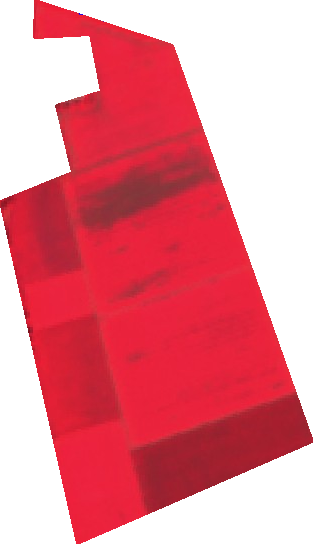
#> input picture pixel_analysis/infra.png, 313 x 544 px, found by its file name
$ python clustering.py
#> lines starting #> are read from the running program, lines starting #| are printed output that depends on the picture
import os
import cv2
import numpy as np
from sklearn.cluster import KMeans
import matplotlib.pyplot as plt


class Clustering():

    # Output data -> results
    percent = []
    centers = []

    " Initial instance variables & methods "

    def __init__(self, path,clusters):
#> called with clusters = 4
        self.path = path
        self.clusters =  self.__cluster_input_correction(clusters) + 1 # clusters: relevant clusters, + 1: background
        self.back = (254,254,254)
        self.image = cv2.imread(self.path)
#> self.image is the input picture: shape (544, 313, 3); mean B, G, R 143.7, 131.6, 231.7
        self.image = cv2.cvtColor(self.image, cv2.COLOR_BGR2RGB)
        self.image = self.image.reshape((self.image.shape[0] * self.image.shape[1], 3))

        # Calling Clustering method
        self.clustering()


    " Correction & Validation methods here ... "

    def __cluster_input_correction(self,clusters):
        " Handle negative & zero inputs: correction to 1 "
        if clusters < 1:
            return 1
        return clusters


    " K-MEANS CLUSTERING "

    def __distance(self, pix,color):
        " Euclidean distance - detect background pixels - not only the exact color "
        lim, res, channel = 5, 0, 3
        for i in range(channel):
            res = res + (color[i]-pix[i])**2
        if res**(1/2) <= lim:
            return True
        return False


    def __center_find(self, ndarr,bcolor):
        " Find the center in the 'bcolor' domain "
#> called with ndarr = array of shape (5, 3), bcolor = (254, 254, 254)
        ndarr = np.rint(ndarr)
        for i in range(len(ndarr)):
            if self.__distance(ndarr[i],bcolor):
                return i
        return None


    def __get_cldatas(self, color,centers,clt_labels):
        " Delete background color from the centers and the labels belong to "
        if color is not None:
            centers = np.delete(centers,color,0)
            labels = np.delete(clt_labels,np.where(clt_labels == color))
        else:
            labels = clt_labels
        return (centers, list(labels))


    def clustering(self):
        " Info: cluster centers == array indexes: e.g. cluster_centers_[0] -> 0 "
        clt = KMeans(n_clusters = self.clusters)
        clt.fit(self.image)
        centers = np.rint(clt.cluster_centers_)
        labels = clt.labels_

        # Filtering background
        background = self.__center_find(centers,self.back)

        # Update centers, labels with filtered background color
        self.centers, labels = self.__get_cldatas(background,centers,clt.labels_)

        for i in range(len(self.centers) + 1): # + 1: replace deleted background
            if i != background:
                j=labels.count(i)
                j=j/len(labels)
                self.percent.append(format(j*100,'.2f'))

        plt.pie(self.percent,colors=np.array(self.centers/255),labels=self.percent)
        plt.savefig(f"c:\\Python\\Python38-32\\myprojects\\pixel_analysis\\result\\cls_result")
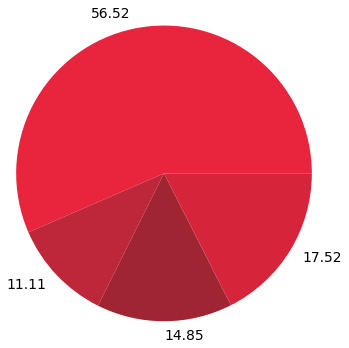
#> figure drawn by matplotlib, 1 panel

        # Results <- round down!
        return self.centers.astype(int)


if __name__ == "__main__":

    # Path of the image, set your own here!
    img = "c:\\Python\\Python38-32\\myprojects\\pixel_analysis\\infra.png"
    # Set the numbers of clusters - minimum cluster: 1, which means n<1 inputs replace with 1!
    clusters = 4

    cl = Clustering(img,clusters)
    # Print centers to console (RGB)
    print(f"\nCluster centers (RGB):\n{cl.centers}")
    # Print results to console (%)
    print(f"\nRelative appearances (%):\n{cl.percent}")
